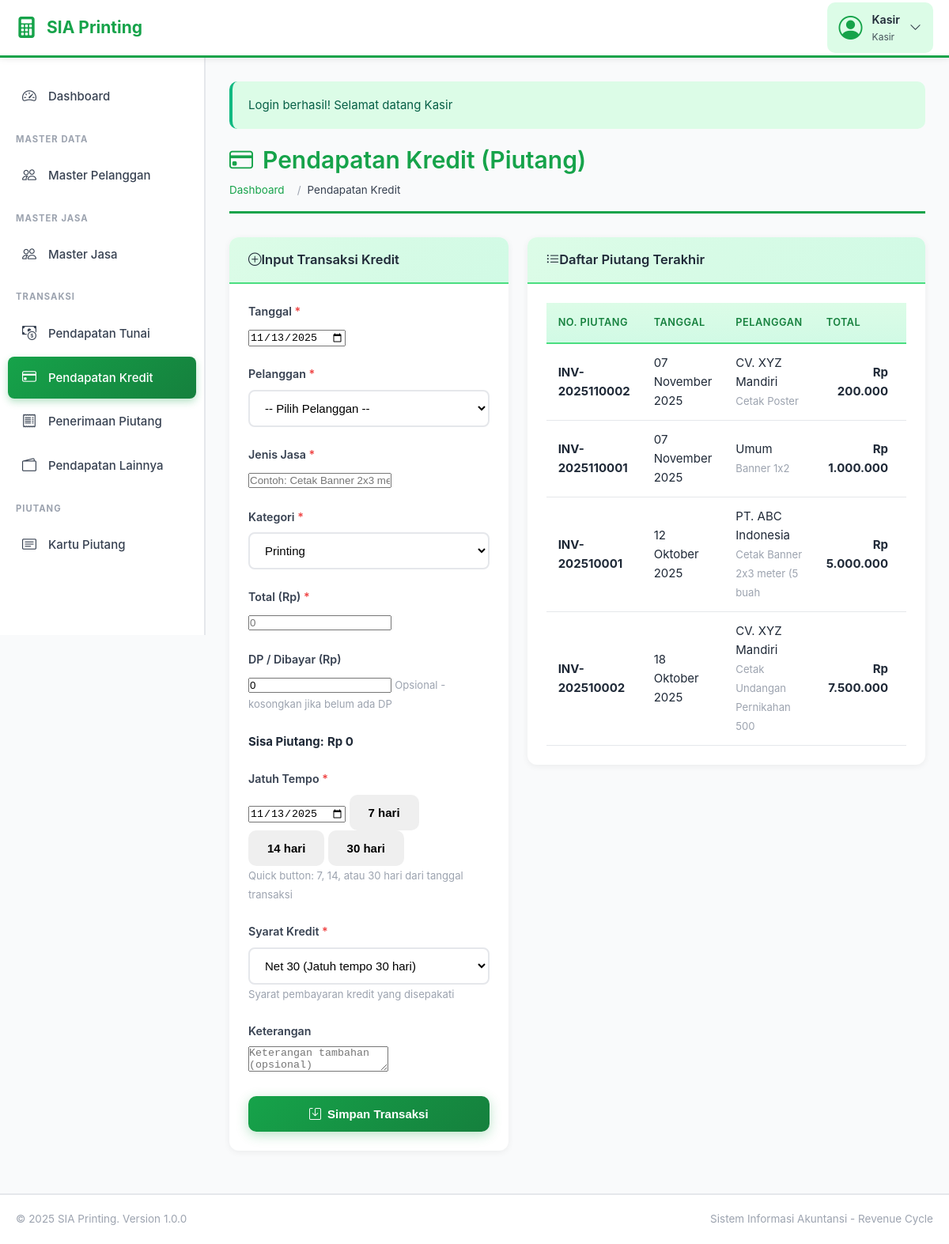
/pendapatan-kredit.php (signed in), run on an earlier commit of the app's database.
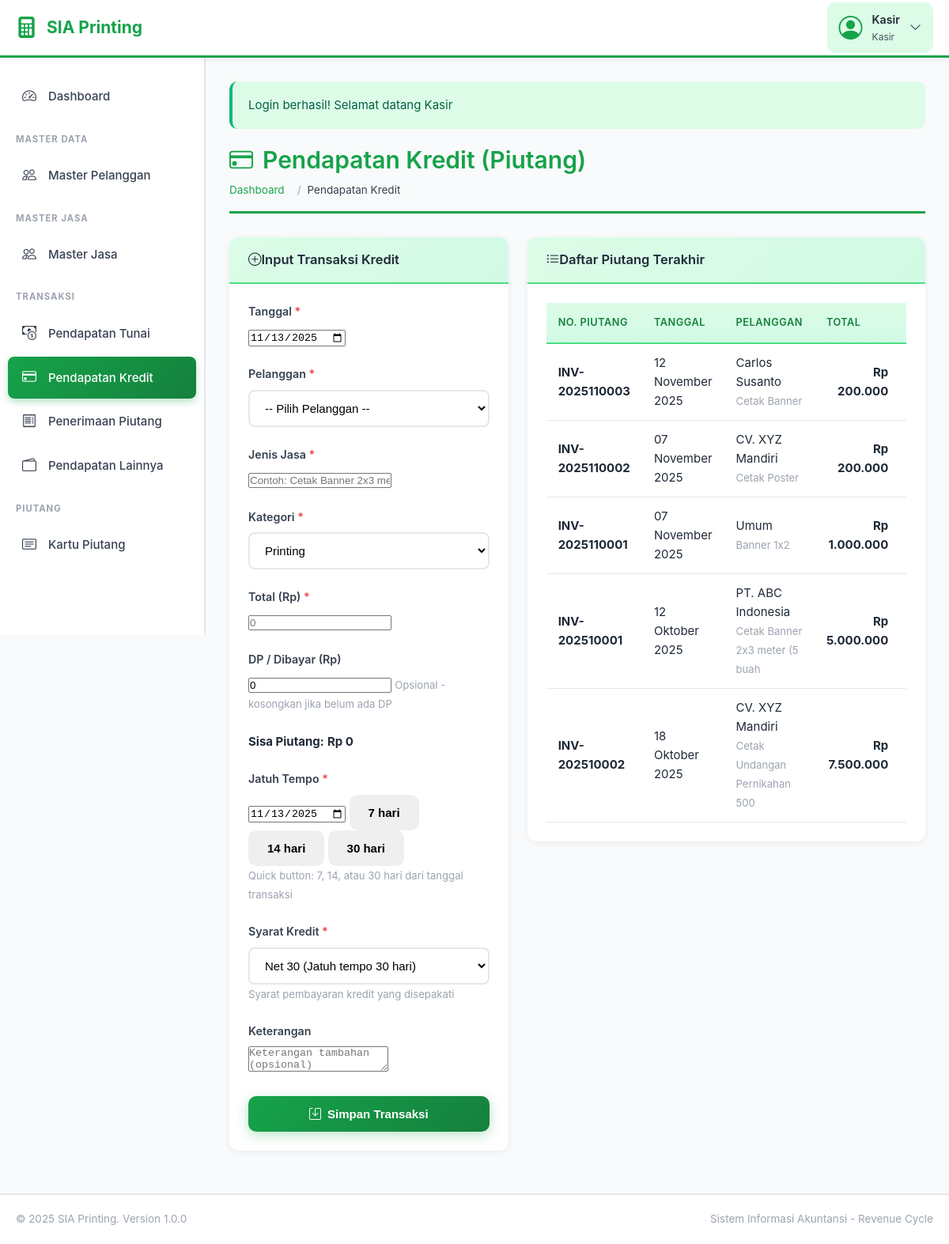
And on a later commit of the database.
### tables this page shows
CREATE TABLE `piutang` (
  `id_piutang` int(11) NOT NULL,
  `no_piutang` varchar(50) NOT NULL,
  `tanggal` date NOT NULL,
  `id_pelanggan` int(11) NOT NULL,
  `jenis_jasa` varchar(100) NOT NULL,
  `kategori` varchar(50) NOT NULL,
  `total` decimal(15,2) NOT NULL,
  `dibayar` decimal(15,2) DEFAULT 0.00,
  `sisa` decimal(15,2) NOT NULL,
  `jatuh_tempo` date NOT NULL,
  `syarat_kredit` varchar(100) DEFAULT 'Net 30',
  `status` enum('Belum Lunas','Lunas') DEFAULT 'Belum Lunas',
  `created_by` int(11) DEFAULT NULL,
  `created_at` timestamp NOT NULL DEFAULT current_timestamp()
);

CREATE TABLE `master_pelanggan` (
  `id_pelanggan` int(11) NOT NULL,
  `nama_pelanggan` varchar(100) NOT NULL,
  `alamat` text DEFAULT NULL,
  `telepon` varchar(20) DEFAULT NULL,
  `email` varchar(100) DEFAULT NULL,
  `created_at` timestamp NOT NULL DEFAULT current_timestamp()
);

### config.php (called while the page is built, shortened)
<?php
function format_rupiah($angka) {
    return 'Rp ' . number_format($angka, 0, ',', '.');
}
function format_tanggal($tanggal) {
    $bulan = array(
        1 => 'Januari', 'Februari', 'Maret', 'April', 'Mei', 'Juni',
        'Juli', 'Agustus', 'September', 'Oktober', 'November', 'Desember'
    );
    $pecah = explode('-', $tanggal);
    return $pecah[2] . ' ' . $bulan[(int)$pecah[1]] . ' ' . $pecah[0];
}
?>

### pendapatan-kredit.php (the view, shortened to what the changed rows need)
<?php
require_once 'config.php';
$recent = $conn->query("SELECT p.*, mp.nama_pelanggan
                        FROM piutang p
                        LEFT JOIN master_pelanggan mp ON p.id_pelanggan = mp.id_pelanggan
                        ORDER BY p.created_at DESC LIMIT 10");
include 'includes/header.php';
?>
<div class="page-title">
    <h1><i class="bi bi-credit-card me-2"></i>Pendapatan Kredit (Piutang)</h1>
</div>
<div class="row">
    <div class="col-lg-7">
        <div class="card">
            <div class="card-body">
                <div class="table-responsive">
                    <table class="table table-hover">
                        <thead>
                            <tr>
                                <th>No. Piutang</th>
                                <th>Tanggal</th>
                                <th>Pelanggan</th>
                                <th class="text-end">Total</th>
                                <th class="text-end">Sisa</th>
                            </tr>
                        </thead>
                        <tbody>
                            <?php if ($recent->num_rows > 0): ?>
                                <?php while ($row = $recent->fetch_assoc()): ?>
                                    <tr>
                                        <td><strong><?php echo $row['no_piutang']; ?></strong></td>
                                        <td><?php echo format_tanggal($row['tanggal']); ?></td>
                                        <td>
                                            <?php echo $row['nama_pelanggan']; ?><br>
                                            <small class="text-muted"><?php echo substr($row['jenis_jasa'], 0, 30); ?></small>
                                        </td>
                                        <td class="text-end fw-bold">
                                            <?php echo format_rupiah($row['total']); ?>
                                        </td>
                                        <td class="text-end">
                                        </td>
                                    </tr>
                                <?php endwhile; ?>
                            <?php endif; ?>
                        </tbody>
                    </table>
                </div>
            </div>
        </div>
    </div>
</div>
<?php include 'includes/footer.php'; ?>

What changed in the data, as far as the page shows it:
added piutang: no_piutang "INV-2025110003", tanggal "12 November 2025", id_pelanggan.nama_pelanggan "Carlos Susanto", jenis_jasa "Cetak Banner", total "Rp 200.000"
